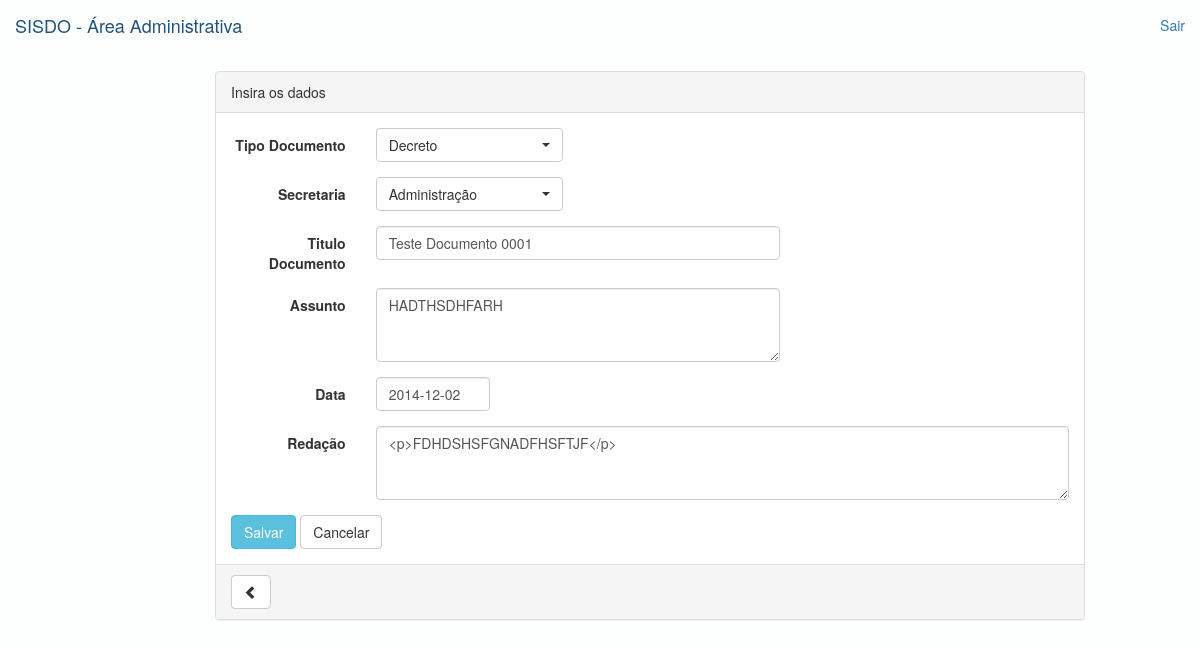
Page /visao/editarDocumento.php?id=1 (signed in) on the committed database.
### tables this page shows
CREATE TABLE IF NOT EXISTS `tipo_documento` (
  `cod_tipo_documento` int(11) NOT NULL AUTO_INCREMENT,
  `nome_tipo` varchar(45) NOT NULL,
  PRIMARY KEY (`cod_tipo_documento`)
);

CREATE TABLE IF NOT EXISTS `secretaria` (
  `cod_secretaria` int(11) NOT NULL AUTO_INCREMENT,
  `nome_secretaria` varchar(45) NOT NULL,
  PRIMARY KEY (`cod_secretaria`)
);

CREATE TABLE IF NOT EXISTS `documento` (
  `cod_documento` int(11) NOT NULL AUTO_INCREMENT,
  `titulo` varchar(45) NOT NULL,
  `assunto` varchar(200) NOT NULL,
  `redacao` varchar(45) NOT NULL,
  `data_documento` date NOT NULL,
  `tipo_documento_cod_tipo_documento` int(11) NOT NULL,
  `usuario_cod_usuario` int(11) NOT NULL,
  `secretaria_cod_secretaria` int(11) NOT NULL,
  PRIMARY KEY (`cod_documento`),
  KEY `fk_documento_tipo_documento_idx` (`tipo_documento_cod_tipo_documento`),
  KEY `fk_documento_usuario1_idx` (`usuario_cod_usuario`),
  KEY `fk_documento_secretaria1_idx` (`secretaria_cod_secretaria`)
);

### Configuracao/conexao.php (called while the page is built, shortened)
<?php
function ConectarBanco() {
    $conexao = mysql_connect('127.0.0.1','root','');
    $db = mysql_select_db('docoficial', $conexao);
    return $conexao;
}

### AcessoDados/documeto_dao.php (called while the page is built, shortened)
<?php
require_once '../Entidade/documento.php';
require_once '../Configuracao/conexao.php';
class documento_dao {
    function BuscarPor_Cod($temp) {
        $doc = new documento();
        $query = "SELECT  * FROM `documento` "
                . "WHERE `cod_documento` = " . $temp . "";
        $sql = mysql_query($query);
        $resultado = mysql_fetch_array($sql);
        $doc->setAssunto($resultado["assunto"]);
        $doc->setCod_documento($resultado["cod_documento"]);
        $doc->setData_documento($resultado["data_documento"]);
        $doc->setRedacao($resultado["redacao"]);
        $doc->setSecretaria_cod($resultado["secretaria_cod_secretaria"]);
        $doc->setTipo_documento_cod($resultado["tipo_documento_cod_tipo_documento"]);
        $doc->setTitulo($resultado["titulo"]);
        $doc->setUsuario_cod($resultado["usuario_cod_usuario"]);
        return $doc;
    }
}

### Controle/documento_controle.php (called while the page is built, shortened)
<?php
require_once '../AcessoDados/documeto_dao.php';
require_once '../Entidade/documento.php';
class documento_controle {
    function BuscaPor_Cod($param) {
        $dao = new documento_dao();
        $doc = new documento();
        try {
            $doc = $dao->BuscarPor_Cod($param);
        } catch (Exception $exc) {
            echo $exc->getTraceAsString();
        }
        return $doc;
    }
}

### Entidade/documento.php (called while the page is built, shortened)
<?php
class documento {
    private $cod_documento;
    private $titulo;
    private $assunto;
    private $redacao;
    private $data_documento;
    private $tipo_documento_cod;
    private $secretaria_cod;
    function getCod_documento() {
        return $this->cod_documento;
    }
    function getTitulo() {
        return $this->titulo;
    }
    function getAssunto() {
        return $this->assunto;
    }
    function getRedacao() {
        return $this->redacao;
    }
    function getData_documento() {
        return $this->data_documento;
    }
    function getTipo_documento_cod() {
        return $this->tipo_documento_cod;
    }
    function getSecretaria_cod() {
        return $this->secretaria_cod;
    }
    function setCod_documento($cod_documento) {
        $this->cod_documento = $cod_documento;
    }
    function setTitulo($titulo) {
        $this->titulo = $titulo;
    }
    function setAssunto($assunto) {
        $this->assunto = $assunto;
    }
    function setRedacao($redacao) {
        $this->redacao = $redacao;
    }
    function setData_documento($data_documento) {
        $this->data_documento = $data_documento;
    }
    function setTipo_documento_cod($tipo_documento_cod) {
        $this->tipo_documento_cod = $tipo_documento_cod;
    }
    function setSecretaria_cod($secretaria_cod) {
        $this->secretaria_cod = $secretaria_cod;
    }
}

### AcessoDados/tipoDocumento_dao.php (called while the page is built, shortened)
<?php
require_once '../Entidade/tipoDocumento.php';
require_once '../Configuracao/conexao.php';
class tipoDocumento_dao {
    function Listar() {
        $listaTipoDoc = array();
        $query = "SELECT * FROM `tipo_documento`";
        $sql =  mysql_query($query);
        $i=0;
        while($resultado = mysql_fetch_array($sql)){
            $tipo_doc = new tipoDocumento();
            $tipo_doc->setCod_tipo_documento($resultado["cod_tipo_documento"]);
            $tipo_doc->setNome_tipo($resultado["nome_tipo"]);
            $listaTipoDoc[$i] = $tipo_doc;
            $i++;
        }
        return $listaTipoDoc;
    }
}

### Controle/tipoDocumento_controle.php (called while the page is built, shortened)
<?php
require_once '../AcessoDados/tipoDocumento_dao.php';
require_once '../Entidade/tipoDocumento.php';
class tipoDocumento_controle {
    function Listar() {
        $dao = new tipoDocumento_dao();
        try {
            $listarDao = array();
            $listarDao = $dao->Listar();
        } catch (Exception $exc) {
            echo $exc->getTraceAsString();
        }
        return $listarDao;
    }
}

### Entidade/tipoDocumento.php (called while the page is built)
<?php
class tipoDocumento {
    private $cod_tipo_documento;
    private $nome_tipo;
    function getCod_tipo_documento() {
        return $this->cod_tipo_documento;
    }
    function getNome_tipo() {
        return $this->nome_tipo;
    }
    function setCod_tipo_documento($cod_tipo_documento) {
        $this->cod_tipo_documento = $cod_tipo_documento;
    }
    function setNome_tipo($nome_tipo) {
        $this->nome_tipo = $nome_tipo;
    }
}

### AcessoDados/secretaria_dao.php (called while the page is built, shortened)
<?php
require_once '../Configuracao/conexao.php';
require_once '../Entidade/secretaria.php';
class secretaria_dao {
    function Listar() {
        $listaSecretaria=array();
        $query="SELECT * FROM `secretaria`";
        $sql =  mysql_query($query);
        $i=0;
        while($resultado = mysql_fetch_array($sql)){
            $sec=new secretaria();
            $sec->setCod_secretaria($resultado["cod_secretaria"]);
            $sec->setNome_secretaria($resultado["nome_secretaria"]);
            $listaSecretaria[$i] = $sec;
            $i++;
        }
        return $listaSecretaria;
    }
}

### Controle/secretaria_controle.php (called while the page is built, shortened)
<?php
require_once '../AcessoDados/secretaria_dao.php';
require_once '../Entidade/secretaria.php';
class secretaria_controle {
    function Listar() {
        $dao = new secretaria_dao();
        try {
            $listaDao = array();
            $listaDao = $dao->Listar();
        } catch (Exception $exc) {
            echo $exc->getTraceAsString();
        }
        return $listaDao;
    }
}

### Entidade/secretaria.php (called while the page is built)
<?php
class secretaria {
    private $cod_secretaria;
    private $nome_secretaria;
    function getCod_secretaria() {
        return $this->cod_secretaria;
    }
    function getNome_secretaria() {
        return $this->nome_secretaria;
    }
    function setCod_secretaria($cod_secretaria) {
        $this->cod_secretaria = $cod_secretaria;
    }
    function setNome_secretaria($nome_secretaria) {
        $this->nome_secretaria = $nome_secretaria;
    }
}

### visao/editarDocumento.php (the view, shortened to what this page needs)
<!DOCTYPE html>
<?php
require_once 'config_visao.php';
require_once '../Controle/secretaria_controle.php';
require_once '../Entidade/secretaria.php';
require_once '../Controle/tipoDocumento_controle.php';
require_once '../Entidade/tipoDocumento.php';
require_once '../Controle/documento_controle.php';
require_once '../Entidade/documento.php';
$tipoDocumento_controle = new tipoDocumento_controle();
$listaTipoDocumento = $tipoDocumento_controle->Listar();
$secretaria_controle = new secretaria_controle();
$listapessoasSecretaria = $secretaria_controle->Listar();
$controle = new documento_controle();
$doc= $controle->BuscaPor_Cod($_GET["id"]);
?>
<html>
    <body class="fundo-base">
        <link href="//netdna.bootstrapcdn.com/bootstrap/3.2.0/css/bootstrap.min.css" rel="stylesheet">
        <link rel="stylesheet" type="text/css" href="../select1/dist/css/bootstrap-select.css">
        <link href="../css/datepicker.css" rel="stylesheet">
        <?php echo CriarBarraNavegacao(); ?>
        <div class="col-xs-12 col-md-9 col-md-offset-2">
            <div class="panel panel-default">
                <div class="panel-heading">Insira os dados</div>
                <div class="panel-body">
                    <form class="form-horizontal" role="form" action="documentoPOST.php?id=<?php echo $doc->getCod_documento() ?>&acao=editar" method="POST">
                        <div class = "form-group">
                            <label for = "inputTipoDocumento" class = "col-sm-2 control-label">Tipo Documento</label>
                            <div class = "col-sm-3">
                                <select id = "basic2" name="basic2" class = "show-tick form-control" multiple>
                                   <?php
                                    $i = 0;
                                    $laco = count($listaTipoDocumento);
                                    while ($i < $laco) {
                                        $tp_doc = $listaTipoDocumento[$i];
                                        $selected="";
                                        if($doc->getTipo_documento_cod() == $tp_doc->getCod_tipo_documento() ){
                                            $selected = "selected";
                                        }
                                        echo '<option value="'.$tp_doc->getCod_tipo_documento() .'" '.$selected.'>' . $tp_doc->getNome_tipo() . '</option>';
                                        $i++;
                                    }
                                    ?>
                                </select>
                            </div>
                        </div>
                        <div class = "form-group">
                            <label for = "inputTipoDocumento" class = "col-sm-2 control-label">Secretaria</label>
                            <div class = "col-sm-3">
                                <select id = "basic3" name="basic3" class = "show-tick form-control" multiple >
                                   <?php
                                    $i = 0;
                                    $laco = count($listapessoasSecretaria);
                                    while ($i < $laco) {
                                        $sec = $listapessoasSecretaria[$i];
                                        $selected="";
                                        if($doc->getSecretaria_cod() == $sec->getCod_secretaria() ){
                                            $selected = "selected";
                                        }
                                        echo '<option value="'.$sec->getCod_secretaria().'" '.$selected.'>' . $sec->getNome_secretaria() . '</option>';
                                        $i++;
                                    }
                                    ?>
                                </select>
                            </div>
                        </div>
                        <div class="form-group">
                            <label for="inputTitulo" class="col-sm-2 control-label">Titulo Documento</label>
                            <div class="col-sm-6">
                                <input type="text" class="form-control" id="input_titulo_documento"  name="titulo_documento" value="<?php echo $doc->getTitulo() ?>">
                            </div>
                        </div>
                        <div class="form-group">
                            <label for="txt_area_Assunto" class="col-sm-2 control-label">Assunto</label>
                            <div class="col-sm-6">
                                <textarea class="form-control" id="txt_area_Assunto" name="assunto_documento" rows="3"  ><?php echo $doc->getAssunto() ?> </textarea>
                            </div>
                        </div>
                        <div class="form-group">
                            <label for="input_data" class="col-sm-2 control-label">Data</label>
                            <div class="col-sm-2">
                                <input type="text" id="input_data_documento" name="data_documento" class="form-control" value="<?php echo $doc->getData_documento() ?>">
                            </div>
                        </div>
                         <div class="form-group">
                            <label for="txt_area_Assunto" class="col-sm-2 control-label">Redação</label>
                            <div class="col-sm-10">
                                <textarea class="form-control" id="area_Redacao" name="area_Redacao" rows="3" ><?php echo $doc->getRedacao() ?></textarea>
                            </div>
                        </div>
                        <button type="submit" class="btn btn-info">Salvar</button>
                        <a href="../visao/gerenciar_documentos.php"  role="button">
                            <button class="btn btn-default"> Cancelar</button>
                        </a>
                    </form>
                </div>
                <div class="panel-footer">
                    <a href="../visao/gerenciar_documentos.php" class="btn btn-default" role="button">
                        <span class="glyphicon glyphicon-chevron-left" aria-hidden="true"><abbr title="Voltar"></abbr></span>
                    </a>
                </div>
            </div>
        </div>
    </body >
</html>

### css/main.css (style rules this page uses)
.fundo-base { background-color: rgba(247, 255, 253, 0.28); }

### rows in the picture
tipo_documento: nome_tipo "Decreto"
secretaria: nome_secretaria "Administração"
documento: titulo_documento "Teste Documento 0001", assunto_documento "HADTHSDHFARH", data_documento "2014-12-02", area_Redacao "<p>FDHDSHSFGNADFHSFTJF</p>"
